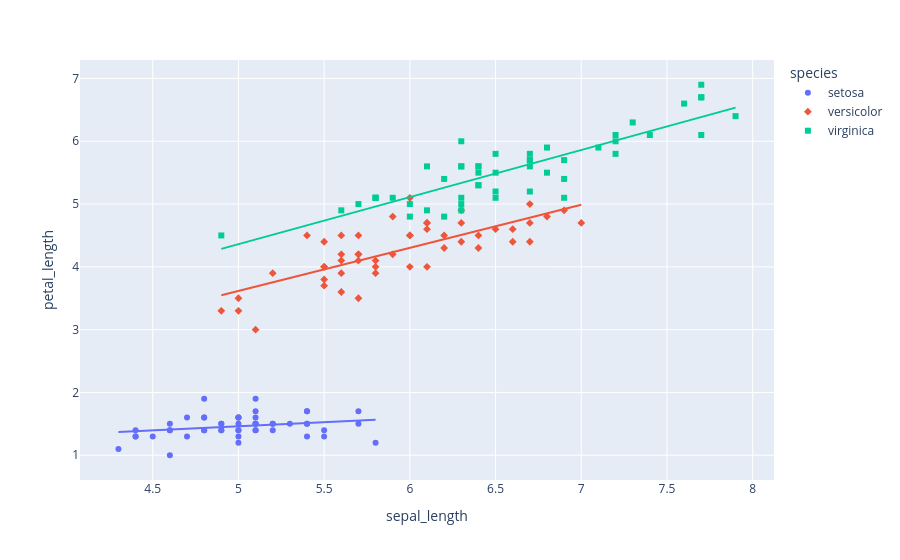

Notebook code cell kept with this figure:
### Code cell
# Scatterplot

fig = px.scatter(
    data_frame=iris,
    x="sepal_length",
    y="petal_length",
    symbol="species",
    color="species",
    trendline="ols"
)

fig.show()

### Figure 1 — Plotly figure (JSON) as saved in the notebook; plotly's stock layout.template omitted (floating-point values rounded to 4 significant figures)
{"data": [{"hovertemplate": "species=setosa<br>sepal_length=%{x}<br>petal_length=%{y}<extra></extra>", "legendgroup": "setosa", "marker": {"color": "#636efa", "symbol": "circle"}, "mode": "markers", "name": "setosa", "orientation": "v", "showlegend": true, "type": "scatter", "x": [5.1, 4.9, 4.7, 4.6, 5.0, 5.4, 4.6, 5.0, 4.4, 4.9, 5.4, 4.8, 4.8, 4.3, 5.8, 5.7, 5.4, 5.1, 5.7, 5.1, 5.4, 5.1, 4.6, 5.1, 4.8, 5.0, 5.0, 5.2, 5.2, 4.7, 4.8, 5.4, 5.2, 5.5, 4.9, 5.0, 5.5, 4.9, 4.4, 5.1, 5.0, 4.5, 4.4, 5.0, 5.1, 4.8, 5.1, 4.6, 5.3, 5.0], "xaxis": "x", "y": [1.4, 1.4, 1.3, 1.5, 1.4, 1.7, 1.4, 1.5, 1.4, 1.5, 1.5, 1.6, 1.4, 1.1, 1.2, 1.5, 1.3, 1.4, 1.7, 1.5, 1.7, 1.5, 1.0, 1.7, 1.9, 1.6, 1.6, 1.5, 1.4, 1.6, 1.6, 1.5, 1.5, 1.4, 1.5, 1.2, 1.3, 1.4, 1.3, 1.5, 1.3, 1.3, 1.3, 1.6, 1.9, 1.4, 1.6, 1.4, 1.5, 1.4], "yaxis": "y"}, {"hovertemplate": "<b>OLS trendline</b><br>petal_length = 0.131632 * sepal_length + 0.803052<br>R<sup>2</sup>=0.071383<br><br>species=setosa<br>sepal_length=%{x}<br>petal_length=%{y} <b>(trend)</b><extra></extra>", "legendgroup": "setosa", "marker": {"color": "#636efa", "symbol": "circle"}, "mode": "lines", "name": "setosa", "showlegend": false, "type": "scatter", "x": [4.3, 4.4, 4.4, 4.4, 4.5, 4.6, 4.6, 4.6, 4.6, 4.7, 4.7, 4.8, 4.8, 4.8, 4.8, 4.8, 4.9, 4.9, 4.9, 4.9, 5.0, 5.0, 5.0, 5.0, 5.0, 5.0, 5.0, 5.0, 5.1, 5.1, 5.1, 5.1, 5.1, 5.1, 5.1, 5.1, 5.2, 5.2, 5.2, 5.3, 5.4, 5.4, 5.4, 5.4, 5.4, 5.5, 5.5, 5.7, 5.7, 5.8], "xaxis": "x", "y": [1.369, 1.382, 1.382, 1.382, 1.395, 1.409, 1.409, 1.409, 1.409, 1.422, 1.422, 1.435, 1.435, 1.435, 1.435, 1.435, 1.448, 1.448, 1.448, 1.448, 1.461, 1.461, 1.461, 1.461, 1.461, 1.461, 1.461, 1.461, 1.474, 1.474, 1.474, 1.474, 1.474, 1.474, 1.474, 1.474, 1.488, 1.488, 1.488, 1.501, 1.514, 1.514, 1.514, 1.514, 1.514, 1.527, 1.527, 1.553, 1.553, 1.567], "yaxis": "y"}, {"hovertemplate": "species=versicolor<br>sepal_length=%{x}<br>petal_length=%{y}<extra></extra>", "legendgroup": "versicolor", "marker": {"color": "#EF553B", "symbol": "diamond"}, "mode": "markers", "name": "versicolor", "orientation": "v", "showlegend": true, "type": "scatter", "x": [7.0, 6.4, 6.9, 5.5, 6.5, 5.7, 6.3, 4.9, 6.6, 5.2, 5.0, 5.9, 6.0, 6.1, 5.6, 6.7, 5.6, 5.8, 6.2, 5.6, 5.9, 6.1, 6.3, 6.1, 6.4, 6.6, 6.8, 6.7, 6.0, 5.7, 5.5, 5.5, 5.8, 6.0, 5.4, 6.0, 6.7, 6.3, 5.6, 5.5, 5.5, 6.1, 5.8, 5.0, 5.6, 5.7, 5.7, 6.2, 5.1, 5.7], "xaxis": "x", "y": [4.7, 4.5, 4.9, 4.0, 4.6, 4.5, 4.7, 3.3, 4.6, 3.9, 3.5, 4.2, 4.0, 4.7, 3.6, 4.4, 4.5, 4.1, 4.5, 3.9, 4.8, 4.0, 4.9, 4.7, 4.3, 4.4, 4.8, 5.0, 4.5, 3.5, 3.8, 3.7, 3.9, 5.1, 4.5, 4.5, 4.7, 4.4, 4.1, 4.0, 4.4, 4.6, 4.0, 3.3, 4.2, 4.2, 4.2, 4.3, 3.0, 4.1], "yaxis": "y"}, {"hovertemplate": "<b>OLS trendline</b><br>petal_length = 0.68647 * sepal_length + 0.185116<br>R<sup>2</sup>=0.568590<br><br>species=versicolor<br>sepal_length=%{x}<br>petal_length=%{y} <b>(trend)</b><extra></extra>", "legendgroup": "versicolor", "marker": {"color": "#EF553B", "symbol": "diamond"}, "mode": "lines", "name": "versicolor", "showlegend": false, "type": "scatter", "x": [4.9, 5.0, 5.0, 5.1, 5.2, 5.4, 5.5, 5.5, 5.5, 5.5, 5.5, 5.6, 5.6, 5.6, 5.6, 5.6, 5.7, 5.7, 5.7, 5.7, 5.7, 5.8, 5.8, 5.8, 5.9, 5.9, 6.0, 6.0, 6.0, 6.0, 6.1, 6.1, 6.1, 6.1, 6.2, 6.2, 6.3, 6.3, 6.3, 6.4, 6.4, 6.5, 6.6, 6.6, 6.7, 6.7, 6.7, 6.8, 6.9, 7.0], "xaxis": "x", "y": [3.549, 3.617, 3.617, 3.686, 3.755, 3.892, 3.961, 3.961, 3.961, 3.961, 3.961, 4.029, 4.029, 4.029, 4.029, 4.029, 4.098, 4.098, 4.098, 4.098, 4.098, 4.167, 4.167, 4.167, 4.235, 4.235, 4.304, 4.304, 4.304, 4.304, 4.373, 4.373, 4.373, 4.373, 4.441, 4.441, 4.51, 4.51, 4.51, 4.579, 4.579, 4.647, 4.716, 4.716, 4.784, 4.784, 4.784, 4.853, 4.922, 4.99], "yaxis": "y"}, {"hovertemplate": "species=virginica<br>sepal_length=%{x}<br>petal_length=%{y}<extra></extra>", "legendgroup": "virginica", "marker": {"color": "#00cc96", "symbol": "square"}, "mode": "markers", "name": "virginica", "orientation": "v", "showlegend": true, "type": "scatter", "x": [6.3, 5.8, 7.1, 6.3, 6.5, 7.6, 4.9, 7.3, 6.7, 7.2, 6.5, 6.4, 6.8, 5.7, 5.8, 6.4, 6.5, 7.7, 7.7, 6.0, 6.9, 5.6, 7.7, 6.3, 6.7, 7.2, 6.2, 6.1, 6.4, 7.2, 7.4, 7.9, 6.4, 6.3, 6.1, 7.7, 6.3, 6.4, 6.0, 6.9, 6.7, 6.9, 5.8, 6.8, 6.7, 6.7, 6.3, 6.5, 6.2, 5.9], "xaxis": "x", "y": [6.0, 5.1, 5.9, 5.6, 5.8, 6.6, 4.5, 6.3, 5.8, 6.1, 5.1, 5.3, 5.5, 5.0, 5.1, 5.3, 5.5, 6.7, 6.9, 5.0, 5.7, 4.9, 6.7, 4.9, 5.7, 6.0, 4.8, 4.9, 5.6, 5.8, 6.1, 6.4, 5.6, 5.1, 5.6, 6.1, 5.6, 5.5, 4.8, 5.4, 5.6, 5.1, 5.1, 5.9, 5.7, 5.2, 5.0, 5.2, 5.4, 5.1], "yaxis": "y"}, {"hovertemplate": "<b>OLS trendline</b><br>petal_length = 0.750081 * sepal_length + 0.610468<br>R<sup>2</sup>=0.746884<br><br>species=virginica<br>sepal_length=%{x}<br>petal_length=%{y} <b>(trend)</b><extra></extra>", "legendgroup": "virginica", "marker": {"color": "#00cc96", "symbol": "square"}, "mode": "lines", "name": "virginica", "showlegend": false, "type": "scatter", "x": [4.9, 5.6, 5.7, 5.8, 5.8, 5.8, 5.9, 6.0, 6.0, 6.1, 6.1, 6.2, 6.2, 6.3, 6.3, 6.3, 6.3, 6.3, 6.3, 6.4, 6.4, 6.4, 6.4, 6.4, 6.5, 6.5, 6.5, 6.5, 6.7, 6.7, 6.7, 6.7, 6.7, 6.8, 6.8, 6.9, 6.9, 6.9, 7.1, 7.2, 7.2, 7.2, 7.3, 7.4, 7.6, 7.7, 7.7, 7.7, 7.7, 7.9], "xaxis": "x", "y": [4.286, 4.811, 4.886, 4.961, 4.961, 4.961, 5.036, 5.111, 5.111, 5.186, 5.186, 5.261, 5.261, 5.336, 5.336, 5.336, 5.336, 5.336, 5.336, 5.411, 5.411, 5.411, 5.411, 5.411, 5.486, 5.486, 5.486, 5.486, 5.636, 5.636, 5.636, 5.636, 5.636, 5.711, 5.711, 5.786, 5.786, 5.786, 5.936, 6.011, 6.011, 6.011, 6.086, 6.161, 6.311, 6.386, 6.386, 6.386, 6.386, 6.536], "yaxis": "y"}], "layout": {"legend": {"title": {"text": "species"}, "tracegroupgap": 0}, "margin": {"t": 60}, "xaxis": {"anchor": "y", "domain": [0, 1], "title": {"text": "sepal_length"}}, "yaxis": {"anchor": "x", "domain": [0, 1], "title": {"text": "petal_length"}}}}
